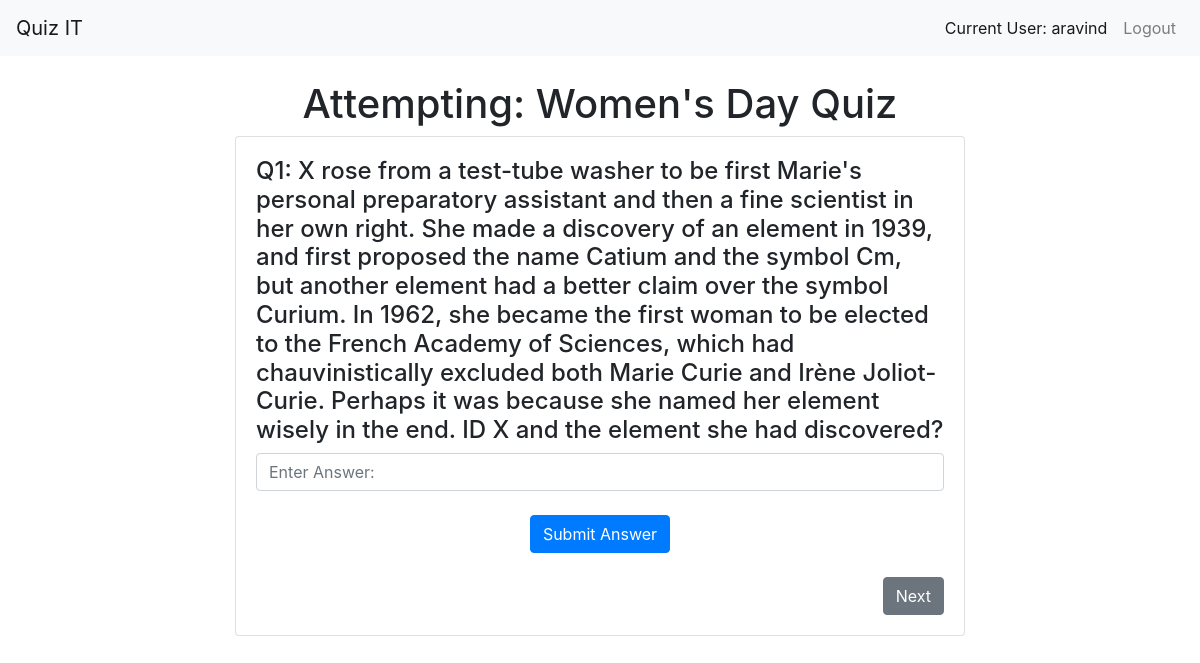
The page /attempt-quiz/5/ (signed in) on the database its author committed.
### quiz/models.py (models this page shows, shortened)
class Quiz(models.Model):
    title = models.CharField(max_length=255)
    description = models.CharField(max_length=300)
    category = models.CharField(max_length=255)
    number_of_questions = models.IntegerField(default=0)
    host = models.ForeignKey(User, on_delete=models.CASCADE)

class Question(models.Model):
    quiz = models.ForeignKey(Quiz,related_name="questions",on_delete=models.CASCADE)
    text = models.TextField()
    answer = models.TextField()
    question_no = models.IntegerField()

### quiz/views.py (the view, shortened to what this page needs)
# urls.py: path("attempt-quiz/<int:quiz_id>/",views.AttemptQuiz,name="attempt-quiz"),
@login_required
def AttemptQuiz(request, quiz_id):
    quiz = Quiz.objects.get(id=quiz_id)
    questions = quiz.questions.all()
    paginator = Paginator(questions, 1)
    page_number = request.GET.get('page')
    page_obj = paginator.get_page(page_number)
    context={'quiz':quiz , 'page_obj':page_obj}
    return render(request, 'attempt_quiz.html', context)

### quiz/templates/attempt_quiz.html (shortened to what this page needs)
{% extends 'main.html' %}
{% block content %}
<div class="container mt-4">
    <div class="row">
        <div class="col-md-8 offset-md-2">
            <h1 class="text-center">Attempting: {{ quiz.title }}</h1>
            <div class="card">
                <div class="card-body">
                    <form method="post" action="{% url 'attempt-quiz' quiz.id %}?page={{ page_obj.number }}">
                        <div class="question mb-4">
                            {% for question in page_obj.object_list %}
                                <h4>Q{{ question.question_no }}: {{ question.text }}</h4>
                                <input type="text" placeholder="Enter Answer:" name="answer_{{ question.id }}" class="form-control" required>
                                <div class="mt-4 text-center">
                                    <button type="submit" class="btn btn-primary">Submit Answer</button>
                                </div>
                            {% endfor %}
                        </div>
                        <div class="d-flex justify-content-between">
                            {% if page_obj.has_next %}
                                <a href="?page={{ page_obj.next_page_number }}" class="btn btn-secondary ml-auto">Next</a>
                            {% else %}
                                <button type="submit" class="btn btn-primary ml-auto">Submit Quiz</button>
                            {% endif %}
                        </div>
                    </form>
                </div>
            </div>
        </div>
    </div>
</div>
{% endblock %}

### templates/main.html (shortened to what this page needs)
<!DOCTYPE html>
<html>
<head>
    <link rel="stylesheet" href="https://maxcdn.bootstrapcdn.com/bootstrap/4.5.2/css/bootstrap.min.css">
</head>
<body>
    <nav class="navbar navbar-expand-lg navbar-light bg-light">
        <a class="navbar-brand" href="{% url 'home' %}">Quiz IT</a>
        <div class="collapse navbar-collapse" id="navbarNav">
            <ul class="navbar-nav ml-auto">
                {% if user.is_authenticated %}
                <li class="nav-item active">
                    <a class="nav-link" href="{% url 'profile' %}">Current User: {{user.username}}<span class="sr-only">(current)</span></a>
                </li>
                <li class="nav-item">
                    <a class="nav-link" href="{% url 'logout' %}">Logout<span class="sr-only">(current)</span></a>
                </li>
                {% else %}
                <li class="nav-item">
                    <a class="nav-link" href="{% url 'login' %}">Login<span class="sr-only">(current)</span></a>
                </li>
                {% endif %}
            </ul>
        </div>
    </nav>
    {% block content %}{% endblock content %}
</body>
</html>

### rows shown on the page
Quiz: title "Women's Day Quiz"
Question: question_no "1", text "X rose from a test-tube washer to be first Marie's personal preparatory assistant and then a fine scientist in her own right. She made a discovery of an element in 1939, and first proposed the name Catium and the symbol Cm, but another element had a better claim over the symbol Curium. In 1962, she became the first woman to be elected to the French Academy of Sciences, which had chauvinistically excluded both Marie Curie and Irène Joliot-Curie. Perhaps it was because she named her element wisely in the end. ID X and the element she had discovered?"

### other values the page prints
{{ user.username }} "aravind"
